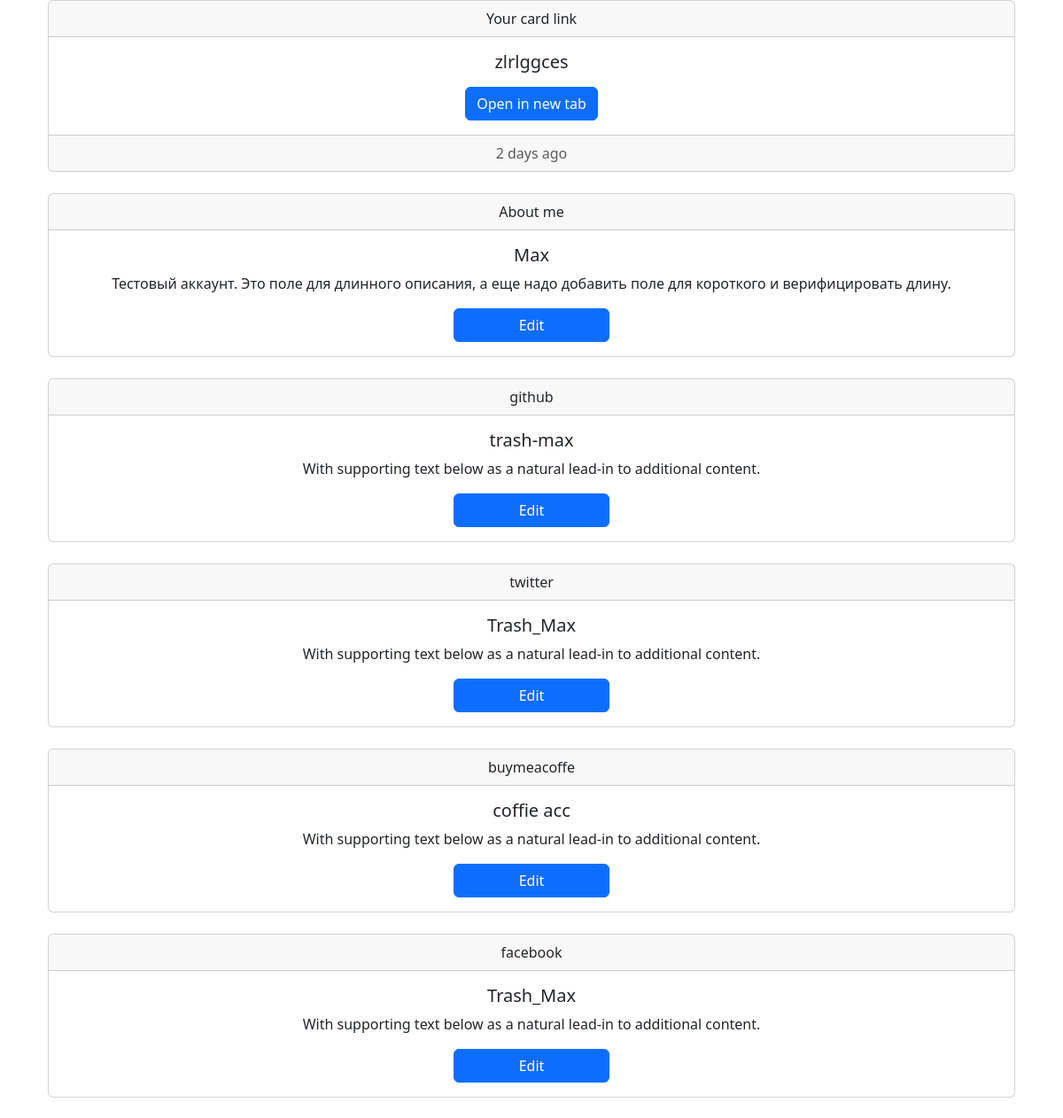
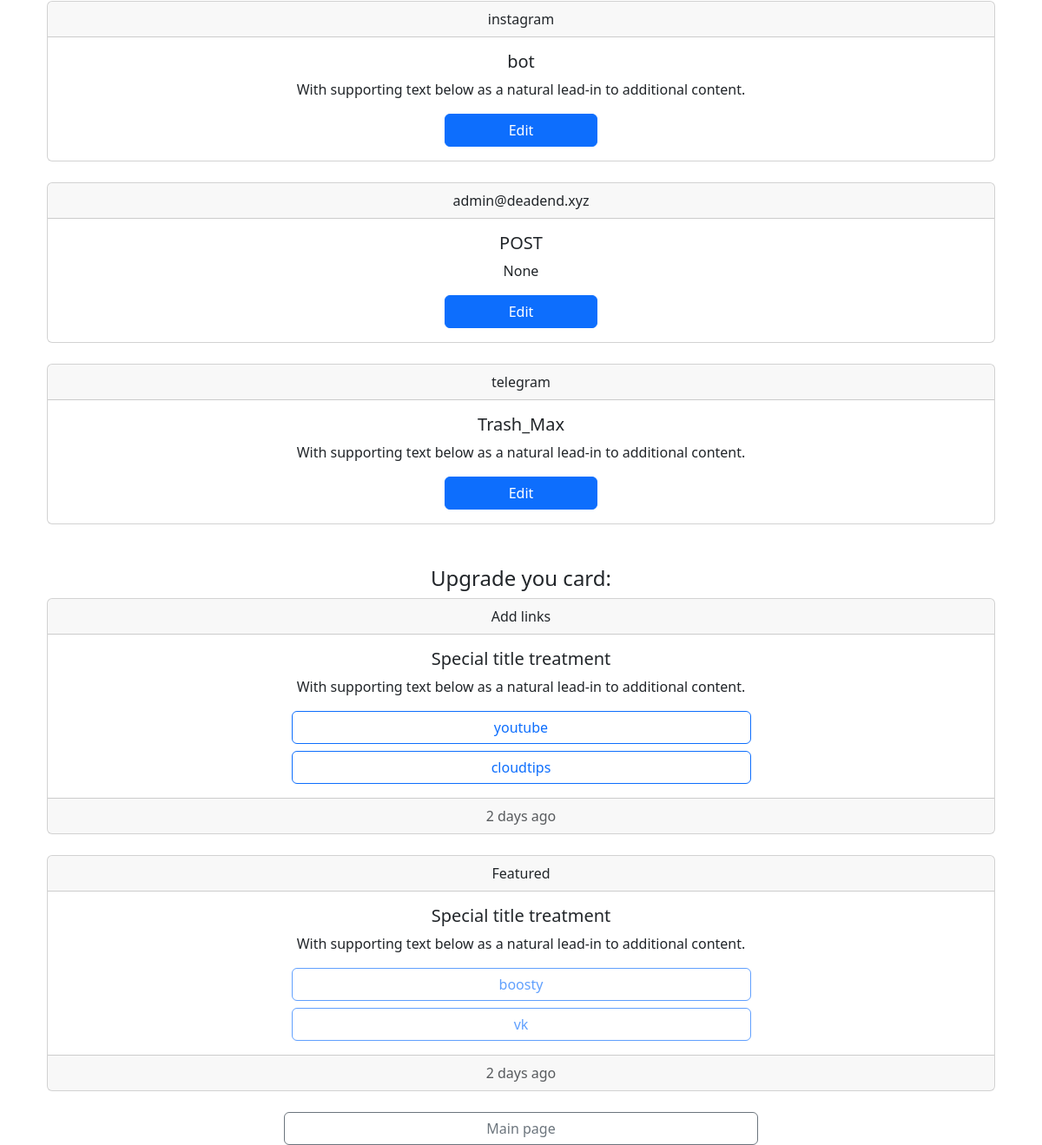
The page /home/ (signed in) on the database its author committed (2 pictures, top to bottom).
### app/models/links.py (models this page shows, shortened)
class Links(db.Model):
    id = db.Column(db.Integer, primary_key=True)
    user_id = db.Column(db.Integer, db.ForeignKey('user.id'))
    unique_link = db.Column(db.String(12), unique=True)
    about = (db.relationship('About', backref='links'))
    email = (db.relationship('Email', backref='links'))
    twitter = (db.relationship('Twitter', backref='links'))
    youtube = (db.relationship('Youtube', backref='links'))
    facebook = (db.relationship('Facebook', backref='links'))
    vkontakte = (db.relationship('Vkontakte', backref='links'))
    instagram = (db.relationship('Instagram', backref='links'))
    buymeacoffe = (db.relationship('Buymeacoffe', backref='links'))
    cloudtips = (db.relationship('Cloudtips', backref='links'))
    boosty = (db.relationship('Boosty', backref='links'))
    telegram = (db.relationship('Telegram', backref='links'))
    github = (db.relationship('Github', backref='links'))
    def get_links(self) -> list:
        used = []
        free = []
        used.append(self.about[0]) if self.about else free.append('about')
        used.append(self.github[0]) if self.github else free.append('github')
        used.append(self.youtube[0]) if self.youtube else free.append('youtube')
        used.append(self.twitter[0]) if self.twitter else free.append('twitter')
        used.append(self.boosty[0]) if self.boosty else free.append('boosty')
        used.append(self.buymeacoffe[0]) if self.buymeacoffe else free.append('buymeacoffe')
        used.append(self.facebook[0]) if self.facebook else free.append('facebook')
        used.append(self.instagram[0]) if self.instagram else free.append('instagram')
        used.append(self.vkontakte[0]) if self.vkontakte else free.append('vk')
        used.append(self.cloudtips[0]) if self.cloudtips else free.append('cloudtips')
        used.append(self.email[0]) if self.email else free.append('email')
        used.append(self.telegram[0]) if self.telegram else free.append('telegram')
        return [used, free]

class SocialNetwork():
    id = db.Column(db.Integer, primary_key=True)
    username = db.Column(db.String(160))
    about = db.Column(db.String(32))
    network_name = db.Column(db.String(16))
    description = db.Column(db.String(255))
    def get_title(self):
        return self.network_name

class About(db.Model, SocialNetwork):
    links_id = db.Column(db.Integer, db.ForeignKey('links.id'))

class Github(db.Model, SocialNetwork):
    links_id = db.Column(db.Integer, db.ForeignKey('links.id'))

class Twitter(db.Model, SocialNetwork):
    links_id = db.Column(db.Integer, db.ForeignKey('links.id'))

class Buymeacoffe(db.Model, SocialNetwork):
    links_id = db.Column(db.Integer, db.ForeignKey('links.id'))

class Facebook(db.Model, SocialNetwork):
    links_id = db.Column(db.Integer, db.ForeignKey('links.id'))

class Instagram(db.Model, SocialNetwork):
    links_id = db.Column(db.Integer, db.ForeignKey('links.id'))

class Email(db.Model, SocialNetwork):
    links_id = db.Column(db.Integer, db.ForeignKey('links.id'))

class Telegram(db.Model, SocialNetwork):
    links_id = db.Column(db.Integer, db.ForeignKey('links.id'))

### app/main/routes.py (the view)
@bp.route('/home/')
@login_required
def home():
    used_links, free_links = current_user.links[0].get_links()
    return render_template('home.html',
                           user=current_user,
                           used_links=used_links,
                           free_links=free_links,
                           networks=networks_data,
                           )

### app/__init__.py (called while the page is built)
def create_app(config_class=Config):
    app = Flask(__name__)
    app.config.from_object(config_class)
    db.init_app(app)
    from app.models.user import User
    login_manager.init_app(app)
    migrate.init_app(app, db)
    from app.main import bp as main_bp
    app.register_blueprint(main_bp)
    from app.auth import bp as auth_bp
    app.register_blueprint(auth_bp, url_prefix='/auth')
    from app.api2 import bp as api2_bp
    app.register_blueprint(api2_bp, url_prefix='/api2')
    @login_manager.user_loader
    def load_user(id):
        return User.query.get(int(id))
    @app.route('/test/')
    def test_page():
        return '<h1>Testing the Flask Application Factory Pattern</h1>'
    return app

### app/models/user.py (called while the page is built)
    def is_paying(self) -> bool:
        if self.payment_state != 'white':
            return True
        else:
            return False

### app/templates/home.html (shortened to what this page needs)
{% extends "base.html" %}
{% block content %}
<div class="container">
  {% include 'links/home/unique_link.html' %}
</div>
<br>
<div class="container">
  {% for link in used_links %}
    {%  if  link.network_name == "about" %}
      {% include 'links/home/view/about.html' %}
      <br>
    {% elif link.network_name == "email" %}
      {% include 'links/home/view/email.html' %}
      <br>
    {% else %}
      {% include 'links/home/view/common_view.html' %}
      <br>
    {% endif %}
  {% endfor %}
</div>
<br>
<div class="container">
  <div align="center">
    <h4>Upgrade you card:</h4>
  </div>
  {% if free_links %}
    {% include 'links/home/view/freelinks.html' %}
    {% if not user.is_paying() %}
      {% include 'links/home/view/postpaid.html' %}
    {% endif %}
  {% endif %}
</div>
<br>
<div class="container">
  {% include 'bottom_buttons.html' %}
</div>
{% endblock %}

### app/templates/links/home/unique_link.html (shortened to what this page needs)
<div class="card text-center">
    <div class="card-header">
      Your card link
    </div>
    <div class="card-body">
      <h5 class="card-title">{{ user.links[0].unique_link }}</h5>
      <a href="{{ url_for('main.short_list_of_links', unique_link=user.links[0].unique_link) }}" class="btn btn-primary">Open in new tab</a>
    </div>
    <div class="card-footer text-muted">
      2 days ago
    </div>
</div>

### app/templates/links/home/view/about.html (shortened to what this page needs)
<div class="card text-center">
    <div class="card-header">
      About me
    </div>
    <div class="card-body">
      <h5 class="card-title">{{ user.links[0].about[0].username }}</h5>
      <p class="card-text">{{ user.links[0].about[0].description }}</p>
      <div class="d-grid col-2 mx-auto">
        <a href="{{ url_for('main.about', action='edit') }}" class="btn btn-primary">Edit</a>
      </div>
    </div>
  </div>

### app/templates/links/home/view/common_view.html (shortened to what this page needs)
<div class="card text-center">
    <div class="card-header">
      {{ link.get_title() }}
    </div>
    <div class="card-body">
      <h5 class="card-title">{{ link.username }}</h5>
      <p class="card-text">With supporting text below as a natural lead-in to additional content.</p>
      <div class="d-grid col-2 mx-auto">
        {% set redirect_url = 'main.' + link.network_name %}
        <a href="{{ url_for(redirect_url, action='edit') }}" class="btn btn-primary">Edit</a>
      </div>
    </div>
  </div>

### app/templates/links/home/view/email.html
<div class="card text-center">
    <div class="card-header">
      {{ user.links[0].email[0].username }}
    </div>
    <div class="card-body">
      <h5 class="card-title">{{ user.links[0].email[0].about }}</h5>
      <p class="card-text">{{ user.links[0].email[0].description }}</p>
      <div class="d-grid col-2 mx-auto">
        <a href="{{ url_for('main.email', action='edit') }}" class="btn btn-primary">Edit</a>
      </div>
    </div>
  </div>

### rows shown on the page
Links: unique_link "zlrlggces"
About: username "Max", description "Тестовый аккаунт. Это поле для длинного описания, а еще надо добавить поле для короткого и верифицировать длину."
Github: get_title "github", username "trash-max"
Twitter: get_title "twitter", username "Trash_Max"
Buymeacoffe: get_title "buymeacoffe", username "coffie acc"
Facebook: get_title "facebook", username "Trash_Max"
Instagram: get_title "instagram", username "bot"
Email: username "admin@deadend.xyz", about "POST", description "None"
Telegram: get_title "telegram", username "Trash_Max"

### other values the page prints
{{ link }} "youtube" "cloudtips"
{{ link }} "boosty" "vk"
